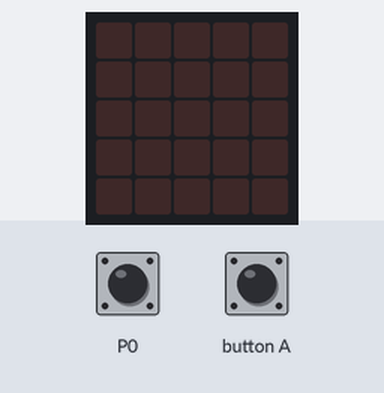
A program run on a simulated BBC micro:bit (MakeCode). Shown: the board's 5×5 LED display. Inputs (shaded band) come from the test bench.

Above: at 1.2 s.
1.3 s: touch pin P0 pressed for 0.15 s
At 1.9 s:
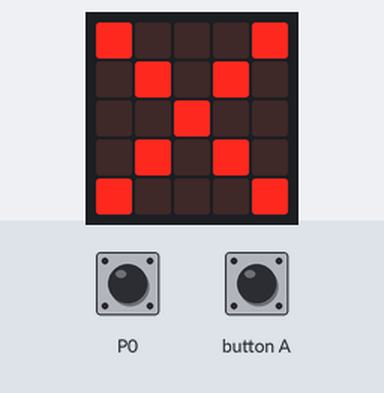
At 2.8 s:
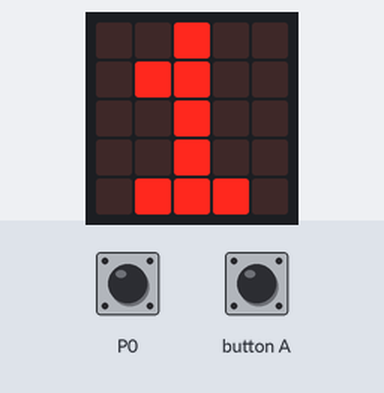
3.5 s: button A pressed for 0.15 s
At 4.0 s:
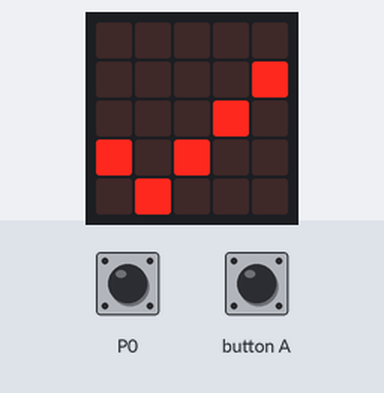
Timing chart, 0 to 6.5 s (numbered marks = the images above; inputs shaded):
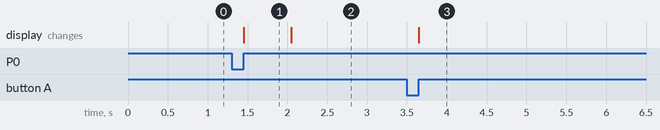

The program:

main.ts
```typescript
let teller = 0
input.onPinPressed(TouchPin.P0, function () {
    basic.showIcon(IconNames.No)
    basic.clearScreen()
    teller += 1
    basic.showNumber(teller)
})
input.onButtonPressed(Button.A, function () {
    basic.showIcon(IconNames.Yes)
    teller = 0
})
```

test.ts
```typescript
// tests gaan hier; deze zal niet worden gecompileerd wanneer dit pakket wordt gebruikt als extensie.
```

Measured:
- after the input at 1.3 s, the display: changes after 0.15 s (image 1)
- after the input at 3.5 s, the display: changes after 0.15 s (image 3)
- what the display in image 1 shows lasts 0.6 s, from 1.5 s to 2.1 s
